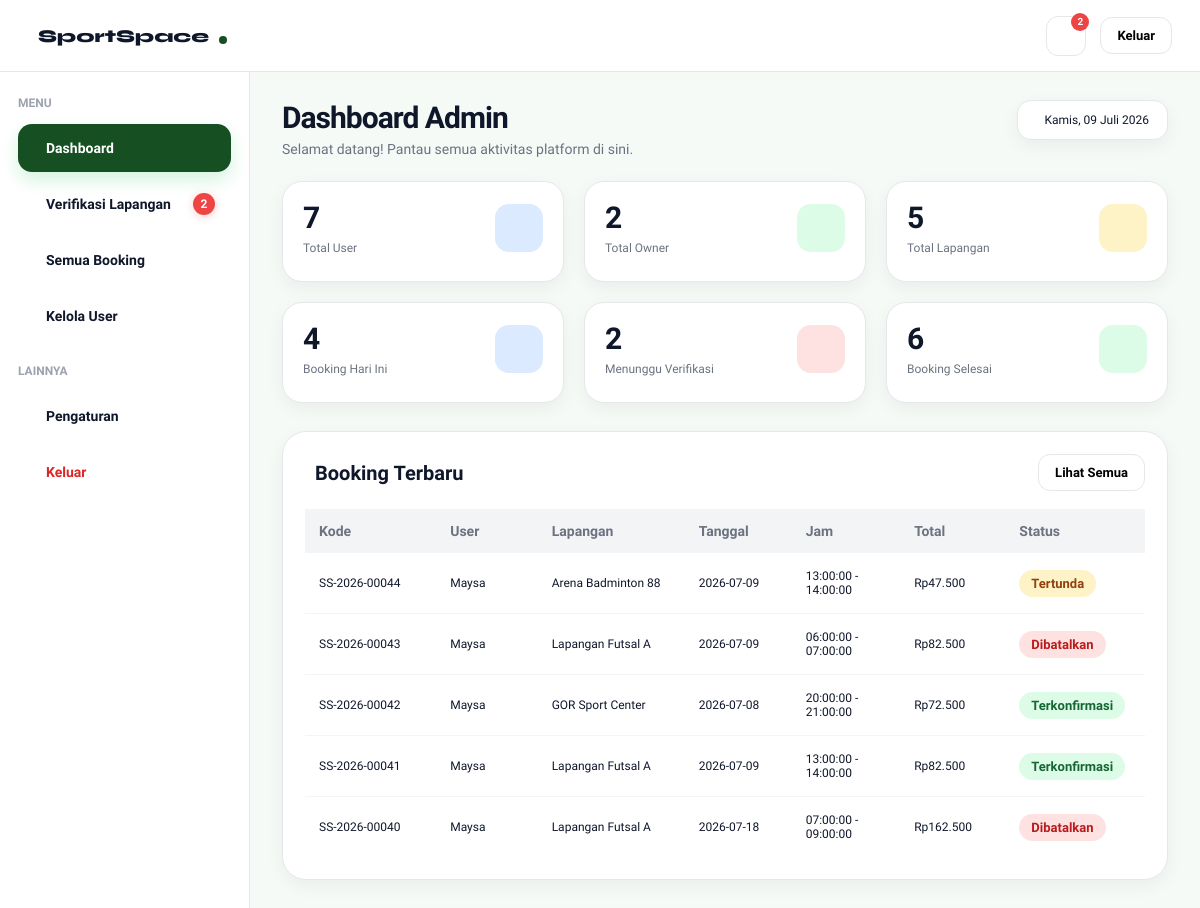
/dashboard-admin.php, run on an earlier commit of the app's database.
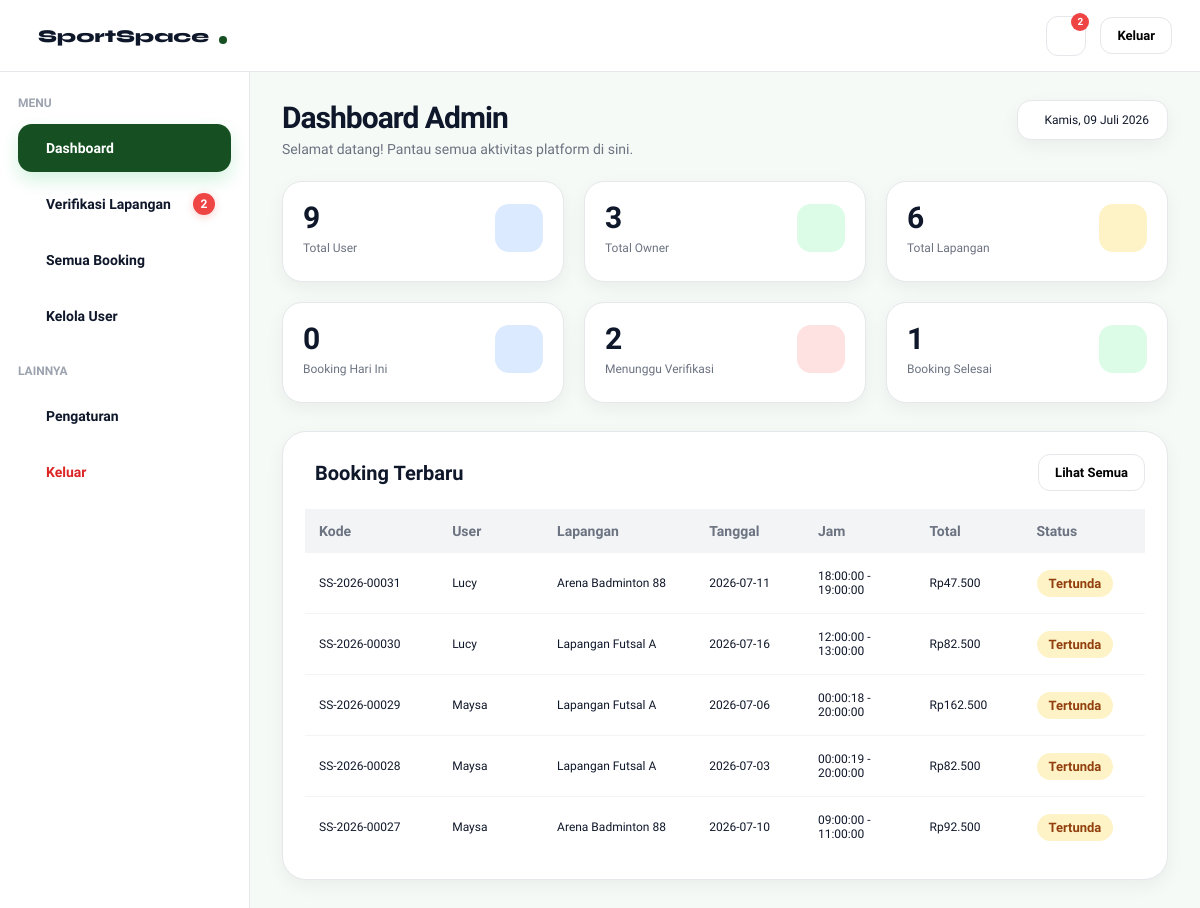
And on a later commit of the database.
### tables this page shows
CREATE TABLE `booking` (
  `booking_id` int(11) NOT NULL,
  `user_id` int(11) NOT NULL,
  `field_id` int(11) NOT NULL,
  `tanggal` date NOT NULL,
  `jam_mulai` time NOT NULL,
  `jam_selesai` time NOT NULL,
  `status` enum('tertunda','terkonfirmasi','ditolak','dibatalkan','selesai') NOT NULL DEFAULT 'tertunda',
  `created_at` timestamp NOT NULL DEFAULT current_timestamp(),
  `booking_code` varchar(20) DEFAULT NULL,
  `metode_pembayaran` varchar(30) DEFAULT NULL,
  `bank` varchar(30) DEFAULT NULL,
  `total` decimal(12,2) NOT NULL
);

CREATE TABLE `users` (
  `user_id` int(11) NOT NULL,
  `nama` varchar(50) NOT NULL,
  `email` varchar(100) NOT NULL,
  `telepon` varchar(15) NOT NULL,
  `password` varchar(255) NOT NULL,
  `role` enum('user','admin','owner') NOT NULL DEFAULT 'user',
  `aktif` enum('aktif','nonaktif') NOT NULL DEFAULT 'aktif',
  `created_at` timestamp NOT NULL DEFAULT current_timestamp()
);

CREATE TABLE `fields` (
  `field_id` int(11) NOT NULL,
  `owner_id` int(11) DEFAULT NULL,
  `nama_lapangan` varchar(100) NOT NULL,
  `jenis` varchar(50) NOT NULL,
  `harga` decimal(10,2) NOT NULL,
  `status` enum('tersedia','penuh') NOT NULL DEFAULT 'tersedia',
  `lokasi` varchar(255) DEFAULT NULL,
  `gambar` varchar(255) DEFAULT NULL,
  `deskripsi` text DEFAULT NULL,
  `owner_name` varchar(100) DEFAULT NULL,
  `owner_phone` varchar(20) DEFAULT NULL,
  `owner_address` varchar(255) DEFAULT NULL,
  `jam_operasional` varchar(50) DEFAULT NULL,
  `kapasitas` int(11) DEFAULT NULL,
  `jenis_lantai` varchar(50) DEFAULT NULL,
  `fasilitas` text DEFAULT NULL,
  `maps_link` text DEFAULT NULL,
  `google_maps_url` text DEFAULT NULL,
  `verifikasi` enum('pending','diterima','ditolak') NOT NULL DEFAULT 'pending',
  `durasi_slot` int(11) NOT NULL DEFAULT 1,
  `hari_libur` text DEFAULT NULL,
  `aktif` enum('aktif','nonaktif') NOT NULL
);

CREATE TABLE `payment` (
  `payment_id` int(11) NOT NULL,
  `booking_id` int(11) NOT NULL,
  `metode` enum('transfer','ewallet','cash') NOT NULL,
  `total` decimal(10,2) NOT NULL,
  `status` enum('tertunda','diverifikasi','ditolak') NOT NULL DEFAULT 'tertunda',
  `tanggal_bayar` timestamp NOT NULL DEFAULT current_timestamp(),
  `bank` varchar(30) DEFAULT NULL
);

### get-admin-dashboard.php (called while the page is built, shortened)
<?php
include "config.php";
$result = mysqli_query($conn, "
SELECT COUNT(*) AS total
FROM users
");
$totalUser = mysqli_fetch_assoc($result)['total'];
$result = mysqli_query($conn, "
SELECT COUNT(*) AS total
FROM fields
");
$totalLapangan = mysqli_fetch_assoc($result)['total'];
$result = mysqli_query($conn,"
SELECT COUNT(*) AS total
FROM users
WHERE role='owner'
");
$totalOwner = mysqli_fetch_assoc($result)['total'];
$result = mysqli_query($conn,"
SELECT COUNT(*) AS total
FROM booking
WHERE tanggal = CURDATE()
");
$totalBookingHariIni = mysqli_fetch_assoc($result)['total'];
$result = mysqli_query($conn,"
SELECT COUNT(*) AS total
FROM booking
WHERE status='terkonfirmasi'
");
$totalBookingSelesai = mysqli_fetch_assoc($result)['total'];

### get-booking-terbaru.php (called while the page is built)
<?php
include "config.php";
$queryBookingTerbaru = mysqli_query(
    $conn,
    "
    SELECT
        booking.booking_code,
        users.nama,
        fields.nama_lapangan,
        booking.tanggal,
        booking.jam_mulai,
        booking.jam_selesai,
        payment.total,
        booking.status
    FROM booking
    JOIN users
    ON booking.user_id = users.user_id
    JOIN fields
    ON booking.field_id = fields.field_id
    LEFT JOIN payment
    ON booking.booking_id = payment.booking_id
    ORDER BY booking.booking_id DESC
    LIMIT 5
    "
);

### dashboard-admin.php (the view, shortened to what the changed rows need)
<?php
include "get-admin-dashboard.php";
include "get-booking-terbaru.php";
?>
<!DOCTYPE html>
<html lang="id">
<head>
  <link rel="stylesheet" href="admin.css">
  <link rel="stylesheet" href="https://cdn.jsdelivr.net/npm/@tabler/icons-webfont@3.31.0/dist/tabler-icons.min.css">
</head>
<body>
 <div class="dashboard-layout">
   <main class="dashboard-content loading" id="dashboardContent">
     <section id="section-dashboard">
      <div class="top-header">
        <div>
          <h1 class="page-title"> Dashboard Admin </h1>
        </div>
      </div>
        <div class="stats-grid">
    <div class="stat-card">
        <div class="stat-top">
            <div>
                <div class="stat-value"><?= $totalUser ?></div>
                <div class="stat-label">Total User</div>
            </div>
        </div>
    </div>
    <div class="stat-card">
        <div class="stat-top">
            <div>
                <div class="stat-value"><?= $totalOwner ?></div>
                <div class="stat-label">Total Owner</div>
            </div>
        </div>
    </div>
    <div class="stat-card">
        <div class="stat-top">
            <div>
                <div class="stat-value"><?= $totalLapangan ?></div>
                <div class="stat-label">Total Lapangan</div>
            </div>
        </div>
    </div>
    <div class="stat-card">
        <div class="stat-top">
            <div>
                <div class="stat-value"><?= $totalBookingHariIni ?></div>
                <div class="stat-label">Booking Hari Ini</div>
            </div>
        </div>
    </div>
    <div class="stat-card">
        <div class="stat-top">
            <div>
                <div class="stat-value"><?= $totalBookingSelesai ?></div>
                <div class="stat-label">Booking Selesai</div>
            </div>
        </div>
    </div>
</div>
       <div class="card">
        <div class="table-wrapper">
          <table class="table">
            <thead>
              <tr>
                <th>Kode</th>
                <th>User</th>
                <th>Lapangan</th>
                <th>Tanggal</th>
                <th>Jam</th>
                <th>Total</th>
                <th>Status</th>
              </tr>
            </thead>
            <tbody>
              <?php while($row = mysqli_fetch_assoc($queryBookingTerbaru)) : ?>
                <tr>
                  <td><?= $row['booking_code']; ?></td>
                  <td><?= $row['nama']; ?></td>
                  <td><?= $row['nama_lapangan']; ?></td>
                  <td><?= $row['tanggal']; ?></td>
                  <td>
                    <?= $row['jam_mulai']; ?>
                    -
                    <?= $row['jam_selesai']; ?>
                  </td>
                  <td>Rp<?= number_format($row['total'], 0, ",", ".") ?></td>
                  <td>
                    <?php
                    $status = strtolower($row['status']);
                    if($status == "terkonfirmasi"){
                      echo '<span class="status-badge success">Terkonfirmasi</span>';
                    }
                    elseif($status == "tertunda"){
                      echo '<span class="status-badge warning">Tertunda</span>';
                    }
                    elseif($status == "dibatalkan"){
                      echo '<span class="status-badge danger">Dibatalkan</span>';
                    }
                    elseif($status == "selesai"){
                      echo '<span class="status-badge info">Selesai</span>';
                    }
                    else{
                      echo '<span class="status-badge">'.$row['status'].'</span>';
                    }
                    ?>
                  </td>
                </tr>
              <?php endwhile; ?>
            </tbody>
          </table>
        </div>
      </div>
    </section>
    </main>
  </div>
    </body>
    </html>

What changed in the data, as far as the page shows it:
removed booking: booking_code "SS-2026-00044", user.nama "Maysa", field.nama_lapangan "Arena Badminton 88", tanggal "2026-07-09", jam_mulai "13:00:00", jam_selesai "14:00:00", payment.total "47.500", status "Tertunda"
removed booking: booking_code "SS-2026-00043", user.nama "Maysa", field.nama_lapangan "Lapangan Futsal A", tanggal "2026-07-09", jam_mulai "06:00:00", jam_selesai "07:00:00", payment.total "82.500", status "Dibatalkan"
removed booking: booking_code "SS-2026-00042", user.nama "Maysa", field.nama_lapangan "GOR Sport Center", tanggal "2026-07-08", jam_mulai "20:00:00", jam_selesai "21:00:00", payment.total "72.500", status "Terkonfirmasi"
removed booking: booking_code "SS-2026-00041", user.nama "Maysa", field.nama_lapangan "Lapangan Futsal A", tanggal "2026-07-09", jam_mulai "13:00:00", jam_selesai "14:00:00", payment.total "82.500", status "Terkonfirmasi"
removed booking: booking_code "SS-2026-00040", user.nama "Maysa", field.nama_lapangan "Lapangan Futsal A", tanggal "2026-07-18", jam_mulai "07:00:00", jam_selesai "09:00:00", payment.total "162.500", status "Dibatalkan"
now on this page (row edited): booking: booking_code "SS-2026-00031", user.nama "Lucy", field.nama_lapangan "Arena Badminton 88", tanggal "2026-07-11", jam_mulai "18:00:00", jam_selesai "19:00:00", payment.total "47.500", status "Tertunda"
now on this page (row edited): booking: booking_code "SS-2026-00030", user.nama "Lucy", field.nama_lapangan "Lapangan Futsal A", tanggal "2026-07-16", jam_mulai "12:00:00", jam_selesai "13:00:00", payment.total "82.500", status "Tertunda"
now on this page (row edited): booking: booking_code "SS-2026-00029", user.nama "Maysa", field.nama_lapangan "Lapangan Futsal A", tanggal "2026-07-06", jam_mulai "00:00:18", jam_selesai "20:00:00", payment.total "162.500", status "Tertunda"
now on this page (row edited): booking: booking_code "SS-2026-00028", user.nama "Maysa", field.nama_lapangan "Lapangan Futsal A", tanggal "2026-07-03", jam_mulai "00:00:19", jam_selesai "20:00:00", payment.total "82.500", status "Tertunda"
now on this page (row edited): booking: booking_code "SS-2026-00027", user.nama "Maysa", field.nama_lapangan "Arena Badminton 88", tanggal "2026-07-10", jam_mulai "09:00:00", jam_selesai "11:00:00", payment.total "92.500", status "Tertunda"
Also different on the page:
$totalUser: "7" → "9"
$totalOwner: "2" → "3"
$totalLapangan: "5" → "6"
$totalBookingHariIni: "4" → "0"
$totalBookingSelesai: "6" → "1"
